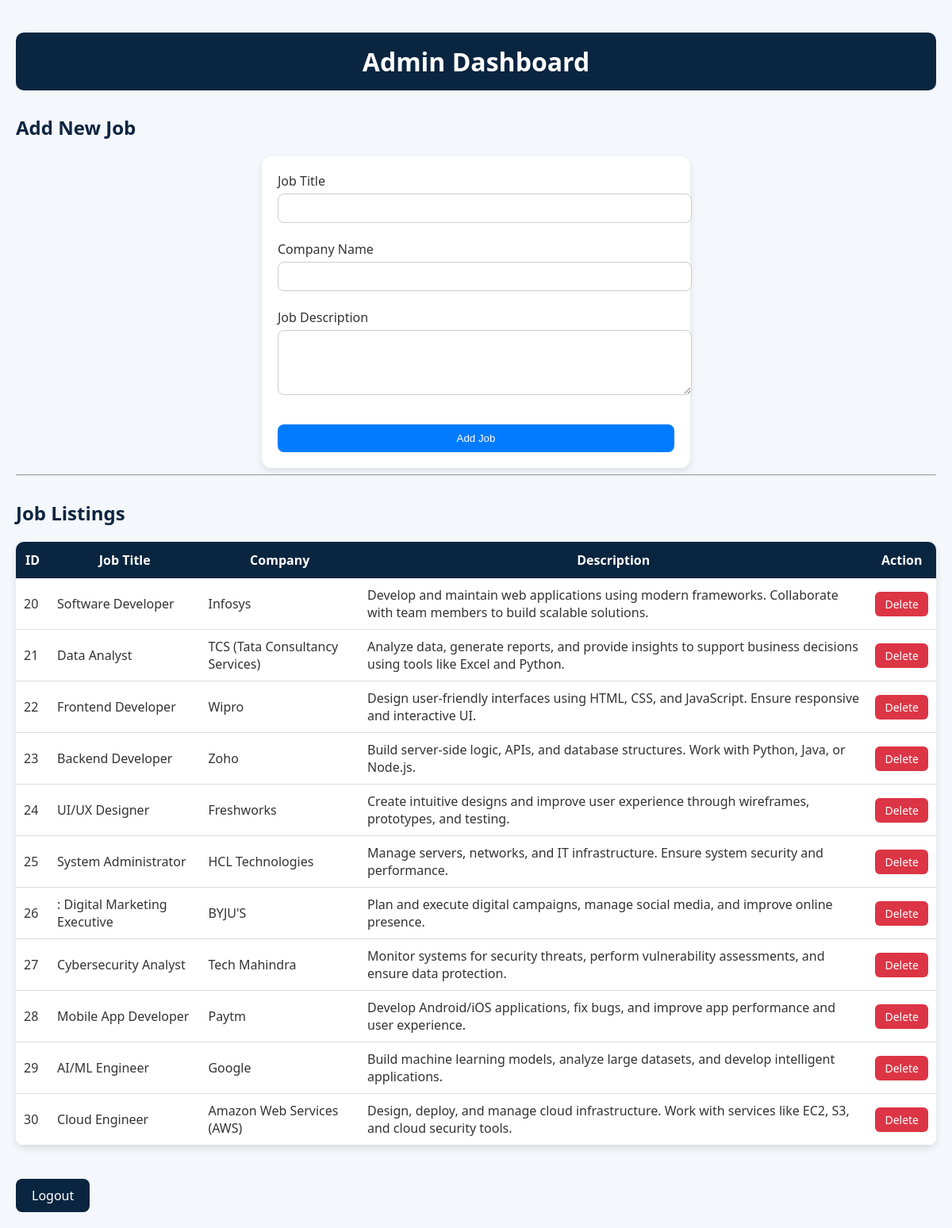
Page /admin_dashboard on the committed database.
### tables this page shows
CREATE TABLE jobs(
id INTEGER PRIMARY KEY AUTOINCREMENT,
title TEXT,
company TEXT,
description TEXT
);

### app.py (the view)
@app.route("/admin_dashboard")
def admin_dashboard():
    conn = db()
    jobs = conn.execute("SELECT * FROM jobs").fetchall()
    return render_template("admin_dashboard.html",jobs=jobs)

### app.py (called while the page is built)
def db():
    return sqlite3.connect("database.db")

### templates/admin_dashboard.html (shortened to what this page needs)
<!DOCTYPE html>
<html>
<head>
<link rel="stylesheet" href="/static/admin-dash.css">
</head>
<body>
<h1>Admin Dashboard</h1>
<h2>Add New Job</h2>
<form action="/add_job" method="POST">
<label>Job Title</label>
<br>
<input type="text" name="title" required>
<br><br>
<label>Company Name</label>
<br>
<input type="text" name="company" required>
<br><br>
<label>Job Description</label>
<br>
<textarea name="description" rows="4" cols="40"></textarea>
<br><br>
<button type="submit">Add Job</button>
</form>
<hr>
<h2>Job Listings</h2>
<table>
<tr>
<th>ID</th>
<th>Job Title</th>
<th>Company</th>
<th>Description</th>
<th>Action</th>
</tr>
{% for job in jobs %}
<tr>
<td>{{job[0]}}</td>
<td>{{job[1]}}</td>
<td>{{job[2]}}</td>
<td>{{job[3]}}</td>
<td>
<a href="/delete_job/{{job[0]}}">Delete</a>
</td>
</tr>
{% endfor %}
</table>
<br>
<a href="/">Logout</a>
</body>
</html>

### static/admin-dash.css (style rules this page uses)
body { margin: 0; font-family: "Segoe UI", sans-serif; background: #f4f7fb; color: #333; padding: 20px; }
h1 { text-align: center; background: #0a2540; color: white; padding: 15px; border-radius: 10px; }
h2 { margin-top: 30px; color: #0a2540; }
form { background: white; padding: 20px; border-radius: 12px; box-shadow: 0 4px 10px rgba(0,0,0,0.1); max-width: 500px; }
input, textarea { width: 100%; padding: 10px; margin-top: 5px; border-radius: 8px; border: 1px solid #ccc; outline: none; }
button { margin-top: 10px; padding: 10px; width: 100%; border: none; border-radius: 8px; background: #007bff; color: white; cursor: pointer; transition: 0.3s; }
table { width: 100%; margin-top: 20px; border-collapse: collapse; background: white; border-radius: 10px; overflow: hidden; box-shadow: 0 4px 10px rgba(0,0,0,0.1); }
th { background: #0a2540; color: white; padding: 12px; }
td { padding: 10px; border-bottom: 1px solid #ddd; }
td a { color: white; background: #dc3545; padding: 6px 12px; border-radius: 6px; text-decoration: none; font-size: 14px; }
a[href="/"] { display: inline-block; margin-top: 20px; padding: 10px 20px; background: #0a2540; color: white; border-radius: 8px; text-decoration: none; }
form, table { margin: auto; }

### rows in the picture
jobs: id "20", title "Software Developer", company "Infosys", description "Develop and maintain web applications using modern frameworks. Collaborate with team members to build scalable solutions."
jobs: id "21", title "Data Analyst", company "TCS (Tata Consultancy Services)", description "Analyze data, generate reports, and provide insights to support business decisions using tools like Excel and Python."
jobs: id "22", title "Frontend Developer", company "Wipro", description "Design user-friendly interfaces using HTML, CSS, and JavaScript. Ensure responsive and interactive UI."
jobs: id "23", title "Backend Developer", company "Zoho", description "Build server-side logic, APIs, and database structures. Work with Python, Java, or Node.js."
jobs: id "24", title "UI/UX Designer", company "Freshworks", description "Create intuitive designs and improve user experience through wireframes, prototypes, and testing."
jobs: id "25", title "System Administrator", company "HCL Technologies", description "Manage servers, networks, and IT infrastructure. Ensure system security and performance."
jobs: id "26", title ": Digital Marketing Executive", company "BYJU'S", description "Plan and execute digital campaigns, manage social media, and improve online presence."
jobs: id "27", title "Cybersecurity Analyst", company "Tech Mahindra", description "Monitor systems for security threats, perform vulnerability assessments, and ensure data protection."
jobs: id "28", title "Mobile App Developer", company "Paytm", description "Develop Android/iOS applications, fix bugs, and improve app performance and user experience."
jobs: id "29", title "AI/ML Engineer", company "Google", description "Build machine learning models, analyze large datasets, and develop intelligent applications."
jobs: id "30", title "Cloud Engineer", company "Amazon Web Services (AWS)", description "Design, deploy, and manage cloud infrastructure. Work with services like EC2, S3, and cloud security tools."
